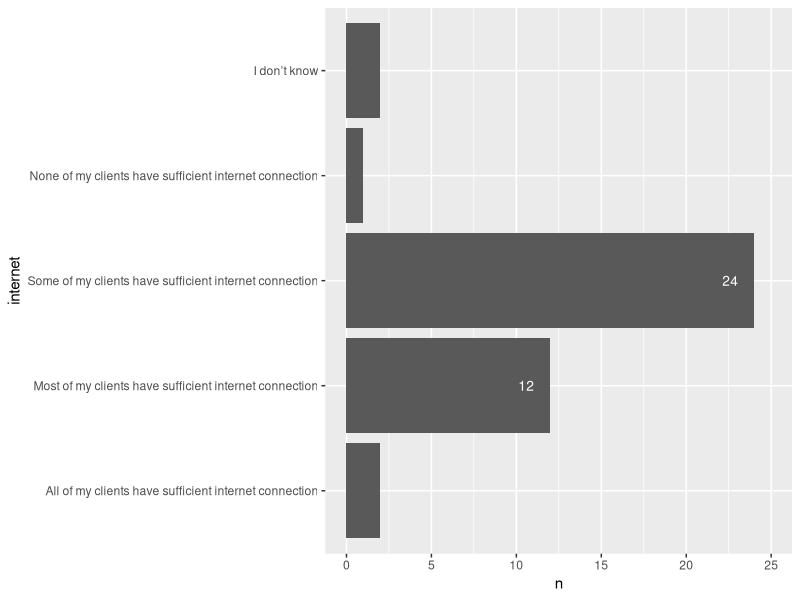
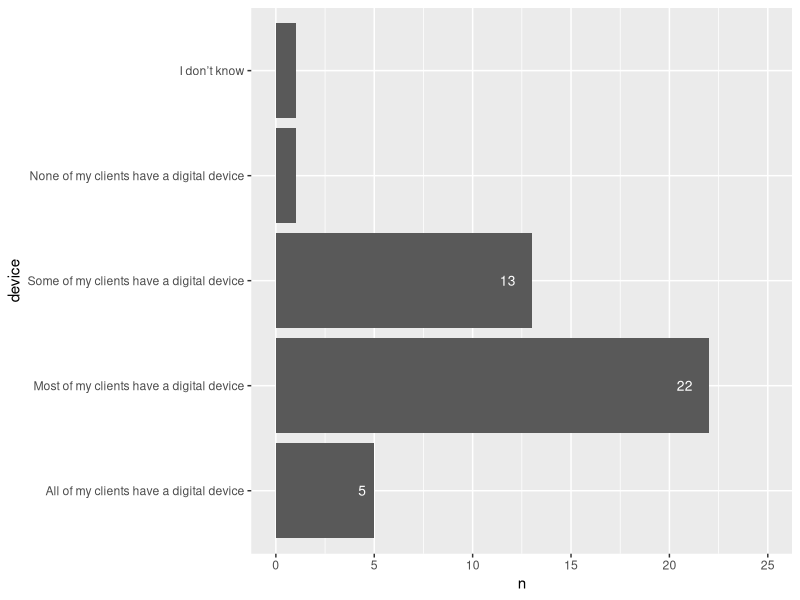
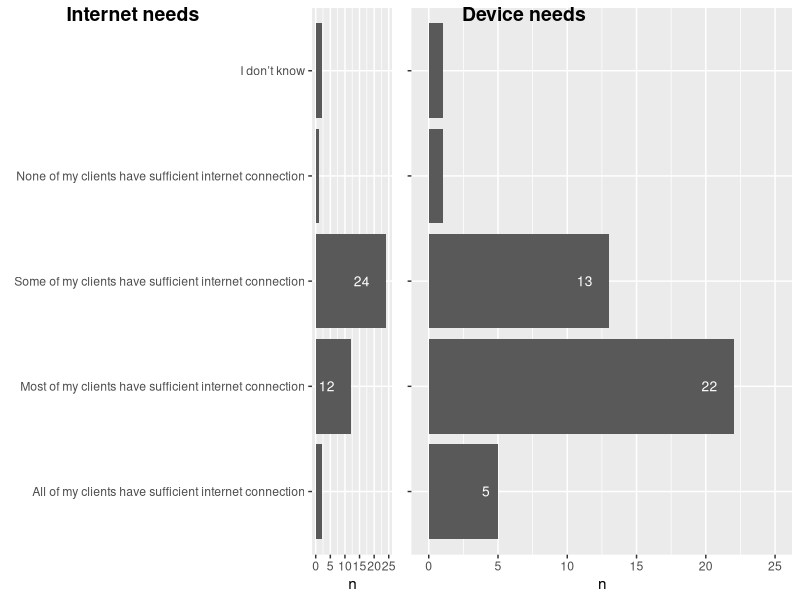
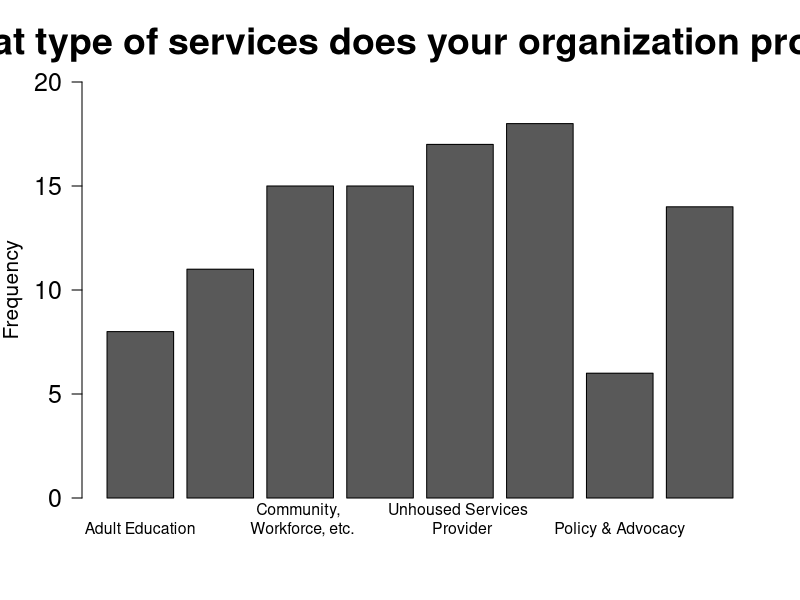
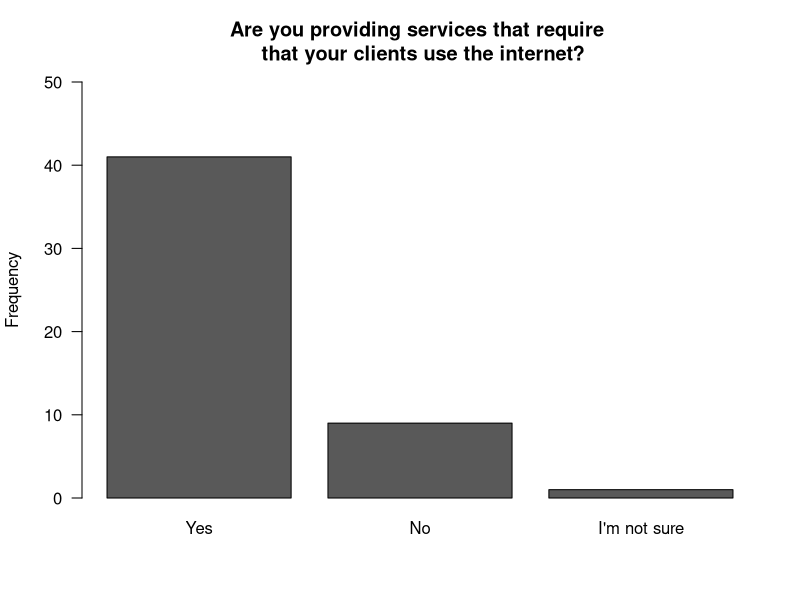
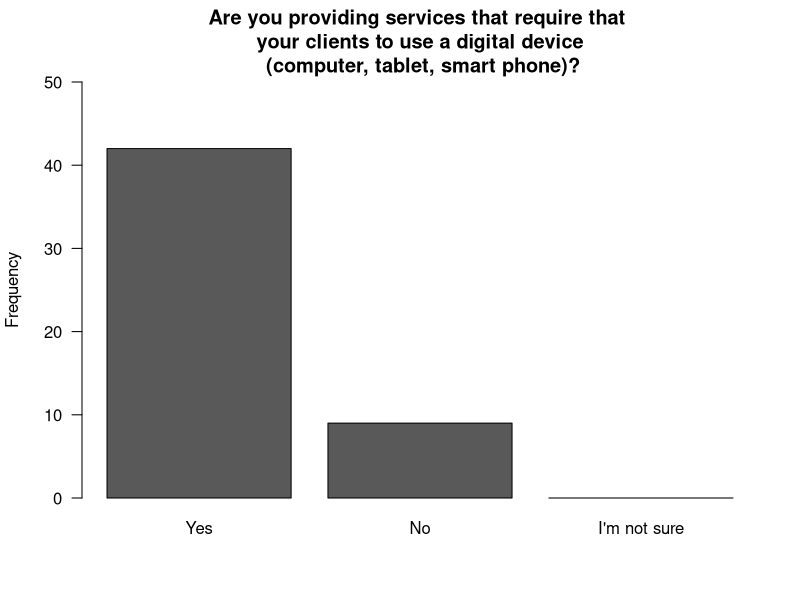
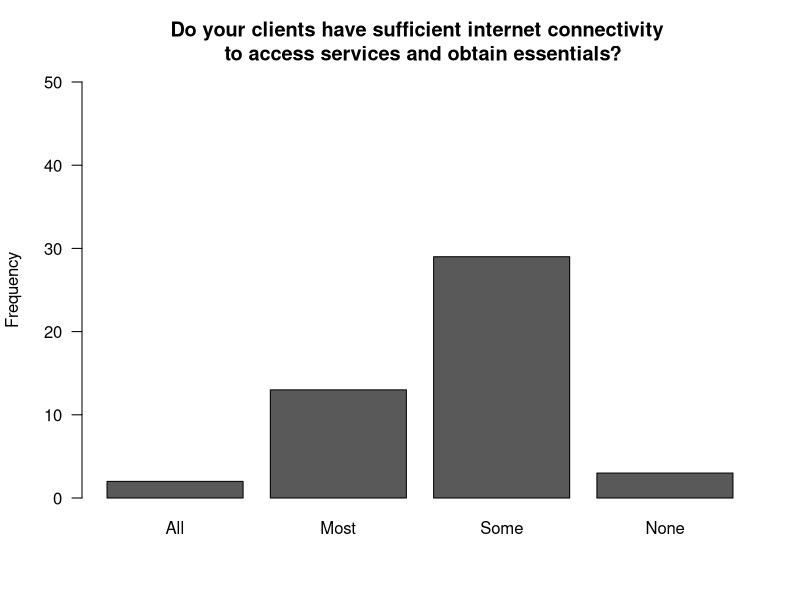
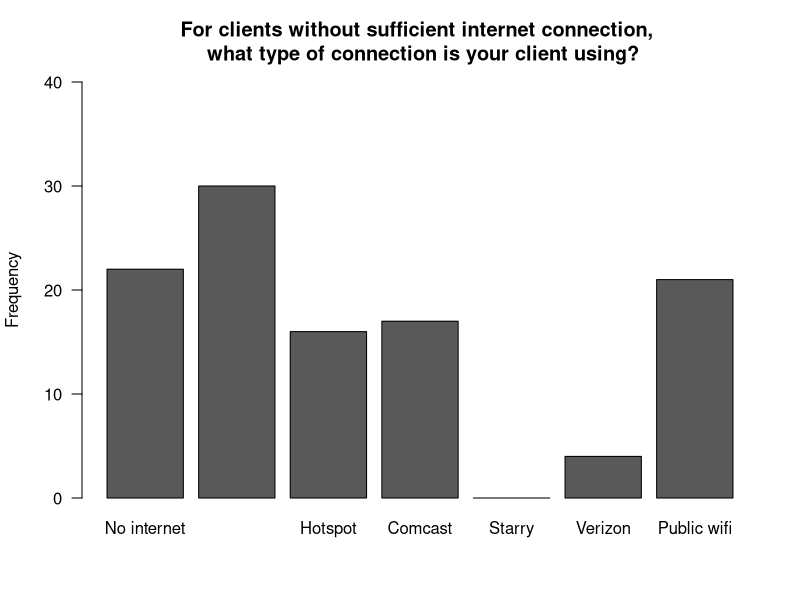

Write R code to recreate these figures, in order.
# Lucas Pao, Leo Saenger
# Digital Equity

library(stringr)

# Make sure to reset your working directory to HODP-Digital-Equity
# setwd("~/Documents/HODP-Digital-Equity")
data <- read.csv("digital equity.csv")
names <- colnames(data); names
colnames(data)[2] <- "Email"
colnames(data)[3] <- "Name"
colnames(data)[4] <- "Organization"
colnames(data)[5] <- "Types.of.services"
colnames(data)[6] <- "Clients.require.internet"
colnames(data)[7] <- "Clients.require.device"
colnames(data)[8] <- "Sufficient.internet"
colnames(data)[21] <- "Number.of.clients"

# Change 11-04-20
colnames(data)[9] <- "Types.of.connection"

# Section 1 ---------------------------------------------------------------

section1 <- data[c(1:9, 21)]
as.numeric(section1$"Number.of.clients")

serviceTypes <- c(
  "Adult Education",
  "Arts and Culture",
  "Community, Economic Development, Workforce",
  "Education ",
  "Homelessness",
  "Human Services/Mental Health",
  "Policy & Advocacy",
  "Other"
); serviceTypes

serviceTypesValues <- 1:length(serviceTypes); serviceTypesValues
for(i in 1:length(serviceTypes)) {
  serviceTypesValues[i] <- nrow(subset(section1, str_detect(section1$"Types.of.services", serviceTypes[i])))
}
serviceTypes[3] <- "Community, \n Workforce, etc."
serviceTypes[4] <- "Education (K-12)"
serviceTypes[6] <- "Human Services/ \n Mental Health"

# Change 11-04-20
serviceTypes[5] <- "Unhoused Services \n Provider"

internet <- c("Yes", "No", "I'm not sure")
internetValues <- 1:length(internet); internetValues
for(i in 1:length(internet)) {
  internetValues[i] <- nrow(subset(section1, str_detect(section1$"Clients.require.internet", internet[i])))
}

device <- c("Yes", "No", "I'm not sure")
deviceValues <- 1:length(device); internetValues
for(i in 1:length(device)) {
  deviceValues[i] <- nrow(subset(section1, str_detect(section1$"Clients.require.device", device[i])))
}

sufficient <- c("All", "Most", "Some", "None")
sufficientValues <- 1:length(sufficient); sufficientValues
for(i in 1:length(sufficient)) {
  sufficientValues[i] <- nrow(subset(section1, str_detect(section1$"Sufficient.internet", sufficient[i])))
}

connection <- c("No internet", "Cell phone data only", "Hotspot", "Comcast", "Starry", "Verizon", "Public wifi")
connectionValues <- 1:length(connection); connectionValues
for(i in 1:length(connection)) {
  connectionValues[i] <- nrow(subset(section1, str_detect(section1$"Types.of.connection", connection[i])))
}
connection[2] <- "Cell phone \n data only"

##################################################
# Plots
par(bg = "#F2F2F2", ps=11, mar=c(2,2,2,2))
png(file="~/Documents/HODP-Digital-Equity/section1_Services_Barplot.png", width=1000, height=500)
g <- barplot(height=serviceTypesValues, names.arg=serviceTypes, las=1, ylim=c(0,20), ylab="Frequency",
        main="What type of services does your organization provide?", col="#595959", font.main=2, cex.main=2.25, cex.lab=1.25, cex.axis=1.5, cex.names=0.95)
dev.off()

png(file="~/Documents/HODP-Digital-Equity/section1_Internet_Barplot.png")
barplot(height=internetValues, names.arg=internet, las=1, ylim=c(0, 50), ylab="Frequency",
        main="Are you providing services that require \n that your clients use the internet?",col="#595959", font.main=2)
dev.off()

png(file="~/Documents/HODP-Digital-Equity/section1_Device_Barplot.png")
barplot(height=deviceValues, names.arg=device, las=1, ylim=c(0, 50), ylab="Frequency",
        main="Are you providing services that require that \n your clients to use a digital device \n (computer, tablet, smart phone)?",col="#595959", font.main=2)
dev.off()

png(file="~/Documents/HODP-Digital-Equity/section1_Sufficient_Barplot.png")
barplot(height=sufficientValues, names.arg=sufficient, las=1, ylim=c(0, 50), ylab="Frequency",
        main="Do your clients have sufficient internet connectivity \n to access services and obtain essentials?",col="#595959", font.main=2)
dev.off()

png(file="~/Documents/HODP-Digital-Equity/section1_ConnectionType_Barplot.png")
g <- barplot(height=connectionValues, names.arg=connection, las=1, ylim=c(0, 40), ylab="Frequency",
        main="For clients without sufficient internet connection, \n what type of connection is your client using?",col="#595959", font.main=2)
dev.off()
##################################################



# Random data cleaning?
adultEducation <- subset(section1, str_detect(section1$"Types.of.services", "Adult Education")); head(adultEducation)
artsAndCulture <- subset(section1, str_detect(section1$"Types.of.services", "Arts and Culture")); head(artsAndCulture)
educationK12 <- subset(section1, str_detect(section1$"Types.of.services", "Education (K-12)")); head(educationK12)
homelessness <- subset(section1, str_detect(section1$"Types.of.services", "Homelessness")); head(homelessness)
humanServices <- subset(section1, str_detect(section1$"Types.of.services", "Human Services")); head(humanServices)
policy <- subset(section1, str_detect(section1$"Types.of.services", "Policy")); head(policy)
other <- subset(section1, str_detect(section1$"Types.of.services", "Other")); head(other)

internetYes <- subset(section1, str_detect(section1$"Clients.require.internet", "Yes")); head(internetYes)
internetNo <- subset(section1, str_detect(section1$"Clients.require.internet", "No")); head(internetNo)
internetMaybe <- subset(section1, str_detect(section1$"Clients.require.internet", "I")); head(internetMaybe)

deviceYes <- subset(section1, str_detect(section1$"Clients.require.device", "Yes")); head(deviceYes)
deviceNo <- subset(section1, str_detect(section1$"Clients.require.device", "No")); head(deviceNo)
deviceMaybe <- subset(section1, str_detect(section1$"Clients.require.device", "I")); head(deviceMaybe)

sufficientAll <- subset(section1, str_detect(section1$"Sufficient.internet", "All")); head(sufficientAll)
sufficientMost <- subset(section1, str_detect(section1$"Sufficient.internet", "Most")); head(sufficientMost)
sufficientSome <- subset(section1, str_detect(section1$"Sufficient.internet", "Some")); head(sufficientSome)
sufficientNone <- subset(section1, str_detect(section1$"Sufficient.internet", "None")); head(sufficientNone)
sufficientIdk <- subset(section1, str_detect(section1$"Sufficient.internet", "I")); head(sufficientAll)


# Section 2 ---------------------------------------------------------------


# Section 3 ---------------------------------------------------------------
## Leo Saenger
library(tidyverse)
library(ggplot2)
library(ggpubr)

section3 <- data %>%
  dplyr::select(2:8, 13:16, 21) %>%
  rename(requireInternet = Clients.require.internet) %>%
  rename(requireDevice = Clients.require.device) %>%
  rename(internet = Sufficient.internet) %>%
  rename(device = Do.your.clients.have.a.digital.device..computer..tablet..smartphone..to.access.services.and.obtain.essentials.)
section3$internet <- factor(section3$internet, levels = c("All of my clients have sufficient internet connection",
                                                          "Most of my clients have sufficient internet connection",
                                                          "Some of my clients have sufficient internet connection",
                                                          "None of my clients have sufficient internet connection",
                                                          "I don’t know"))
section3$device <- factor(section3$device, levels = c("All of my clients have a digital device",
                                                          "Most of my clients have a digital device",
                                                          "Some of my clients have a digital device",
                                                          "None of my clients have a digital device",
                                                          "I don’t know"))
p1 <- ggplot(section3 %>% filter(requireInternet=="Yes")
             %>% group_by(internet) %>% summarize(n = n()) %>% filter(!is.na(internet)), aes(x=internet, y=n)) +
  geom_bar(stat="identity") + coord_flip() +
  scale_y_continuous(limits=c(NA,25)) +
  geom_text(aes(label=ifelse(n > 2, n, "")), hjust=2, color="white", size=3.5)
p1
p2 <- ggplot(section3 %>% filter(requireDevice=="Yes") %>% group_by(device) %>% summarize(n = n()), aes(x=device, y=n)) +
  geom_bar(stat="identity") + coord_flip() +
  scale_y_continuous(limits=c(NA,25)) +
  geom_text(aes(label=ifelse(n > 2, n, "")), hjust=2, color="white", size=3.5)
p2
ggarrange(p1 + rremove("ylab"), p2 + rremove("y.text") + rremove("ylab"), 
          labels = c("Internet needs", "Device needs"),
          ncol = 2, nrow = 1)

